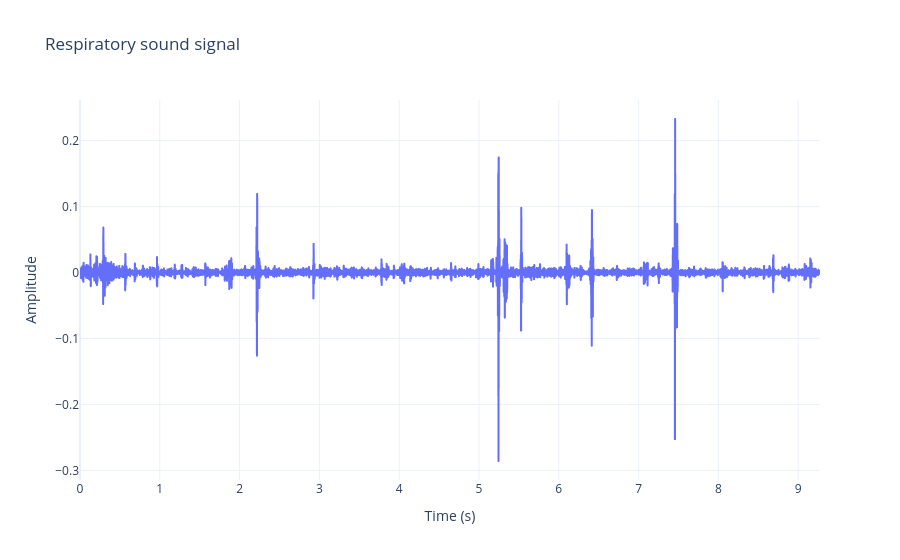

The cell this chart's notebook holds for it:
### Code cell
fig = px.line(x=t, y=signal, labels={"x": "Time (s)", "y": "Amplitude"}, title=f"Respiratory sound signal")
fig.update_layout(
    hovermode="x unified",
    template="plotly_white"
)
fig.show()

### Figure 1 — Plotly figure (JSON) as saved in the notebook; plotly's stock layout.template omitted (floating-point values rounded to 4 significant figures; data arrays with more than 128 entries replaced by an {"elided": "..."} marker saying what was removed)
{"data": [{"hovertemplate": "Time (s)=%{x}<br>Amplitude=%{y}<extra></extra>", "legendgroup": "", "line": {"color": "#636efa", "dash": "solid"}, "marker": {"symbol": "circle"}, "mode": "lines", "name": "", "showlegend": false, "type": "scattergl", "x": {"elided": "37093 float values"}, "xaxis": "x", "y": {"elided": "37093 float values"}, "yaxis": "y"}], "layout": {"hovermode": "x unified", "legend": {"tracegroupgap": 0}, "title": {"text": "Respiratory sound signal"}, "xaxis": {"anchor": "y", "domain": [0, 1], "title": {"text": "Time (s)"}}, "yaxis": {"anchor": "x", "domain": [0, 1], "title": {"text": "Amplitude"}}}}
